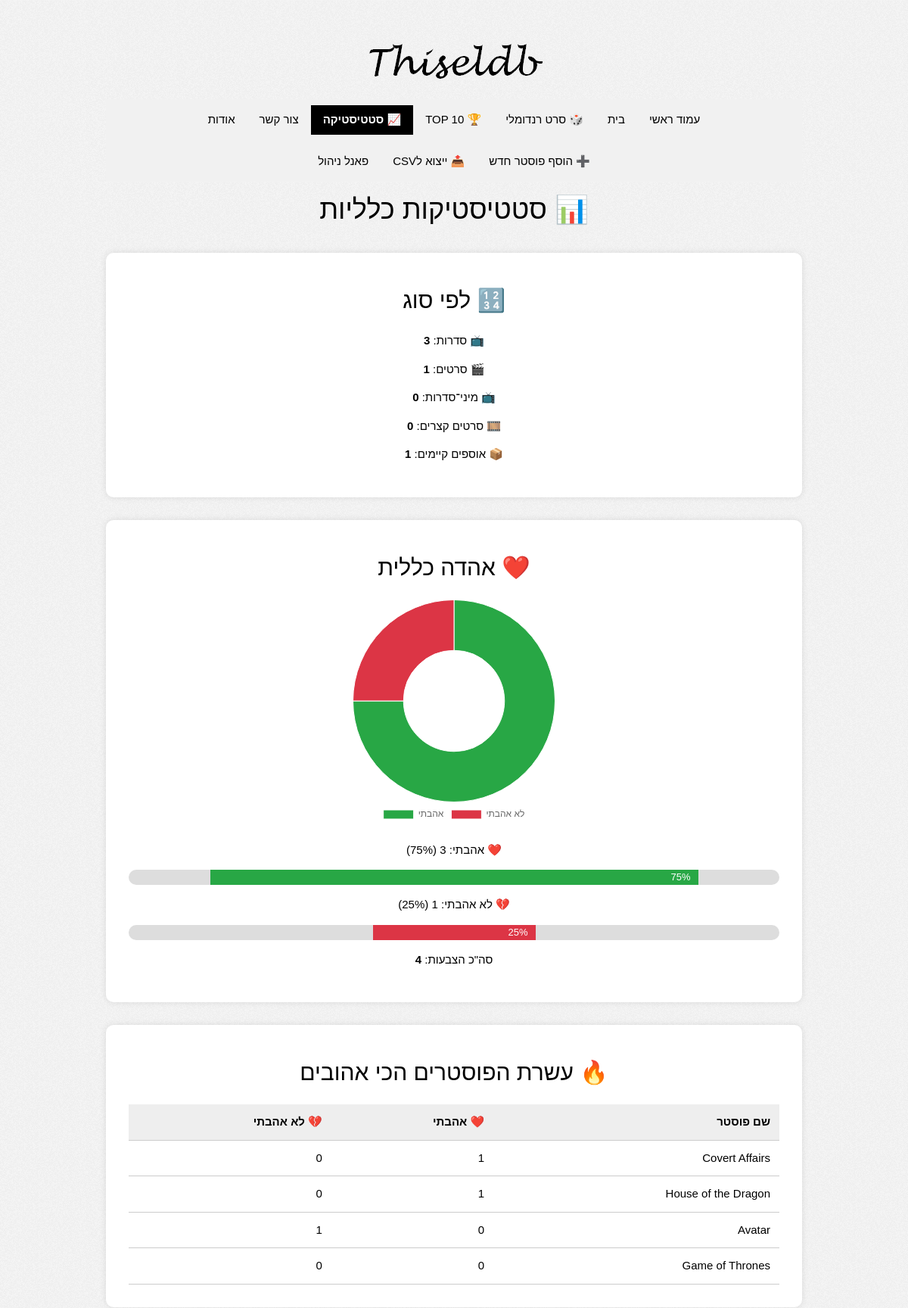
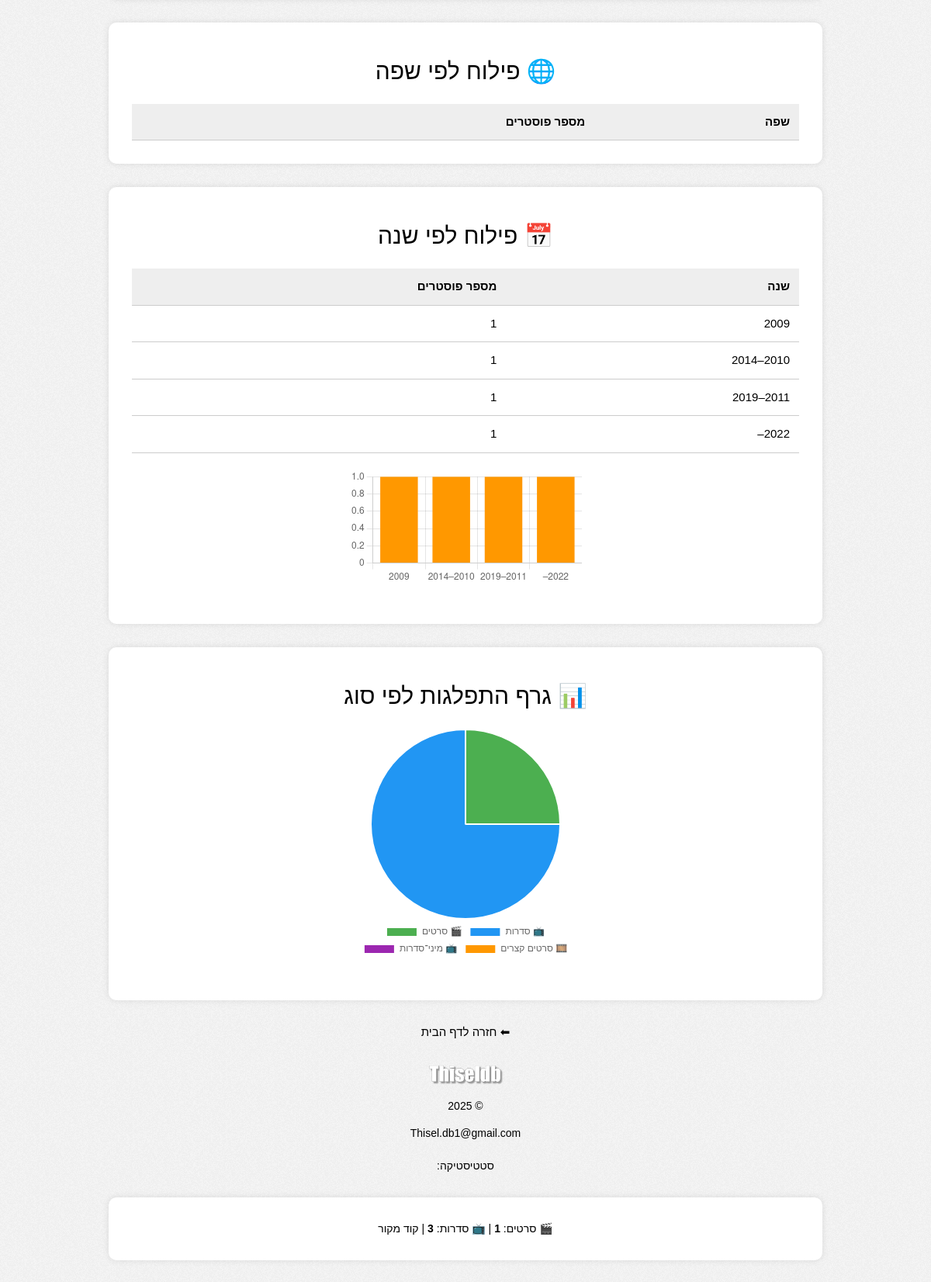
The app's page /stats.php with its own data (2 pictures, top to bottom).
### tables this page shows
CREATE TABLE `posters` (
  `id` int(11) NOT NULL,
  `title_en` varchar(255) DEFAULT NULL,
  `title_he` varchar(255) DEFAULT NULL,
  `year` varchar(20) DEFAULT NULL,
  `imdb_rating` varchar(10) DEFAULT NULL,
  `imdb_link` varchar(255) DEFAULT NULL,
  `image_url` varchar(255) DEFAULT NULL,
  `plot` text DEFAULT NULL,
  `type` enum('movie','series') DEFAULT NULL,
  `lang_code` varchar(10) DEFAULT NULL,
  `is_dubbed` tinyint(1) DEFAULT 0,
  `has_subtitles` tinyint(1) DEFAULT 0,
  `tvdb_id` varchar(100) DEFAULT NULL,
  `youtube_trailer` varchar(255) DEFAULT NULL,
  `genre` varchar(255) DEFAULT NULL,
  `actors` text DEFAULT NULL,
  `metacritic_score` varchar(50) DEFAULT NULL,
  `rt_score` varchar(50) DEFAULT NULL,
  `metacritic_link` varchar(255) DEFAULT NULL,
  `rt_link` varchar(255) DEFAULT NULL,
  `imdb_id` varchar(15) DEFAULT NULL,
  `pending` tinyint(4) DEFAULT 0,
  `collection_name` varchar(255) DEFAULT NULL,
  `created_at` datetime DEFAULT current_timestamp()
);

### stats.php (the view, shortened to what this page needs)
<?php
include 'header.php';
$conn = new mysqli('localhost', 'root', '123456', 'media');
$count_series     = $conn->query("SELECT COUNT(*) AS c FROM posters WHERE type='series'")->fetch_assoc()['c'];
$count_movies     = $conn->query("SELECT COUNT(*) AS c FROM posters WHERE type='movie'")->fetch_assoc()['c'];
$count_miniseries = $conn->query("SELECT COUNT(*) AS c FROM posters WHERE type='miniseries'")->fetch_assoc()['c'];
$count_shorts     = $conn->query("SELECT COUNT(*) AS c FROM posters WHERE type='short'")->fetch_assoc()['c'];
$count_likes    = $conn->query("SELECT COUNT(*) AS c FROM poster_votes WHERE vote_type='like'")->fetch_assoc()['c'];
$count_dislikes = $conn->query("SELECT COUNT(*) AS c FROM poster_votes WHERE vote_type='dislike'")->fetch_assoc()['c'];
$total_votes = $count_likes + $count_dislikes;
$percent_likes = $total_votes ? round(($count_likes / $total_votes) * 100) : 0;
$percent_dislikes = $total_votes ? round(($count_dislikes / $total_votes) * 100) : 0;
$top_posters = $conn->query("
  SELECT p.id, p.title_en,
    SUM(CASE WHEN pv.vote_type = 'like' THEN 1 ELSE 0 END) AS likes,
    SUM(CASE WHEN pv.vote_type = 'dislike' THEN 1 ELSE 0 END) AS dislikes
  FROM posters p
  LEFT JOIN poster_votes pv ON pv.poster_id = p.id
  GROUP BY p.id
  ORDER BY likes DESC
  LIMIT 10
");
$years = $conn->query("SELECT year, COUNT(*) AS total FROM posters WHERE year IS NOT NULL GROUP BY year ORDER BY year ASC");
$year_data = []; while ($row = $years->fetch_assoc()) $year_data[] = $row;
$count_collections = $conn->query("SELECT COUNT(*) AS c FROM collections")->fetch_assoc()['c'];
?>
<!DOCTYPE html>
<html lang="he" dir="rtl">
<head>
</head>
<body>
<h1>📊 סטטיסטיקות כלליות</h1>
<div class="box">
  <h2>🔢 לפי סוג</h2>
  <p>📺 סדרות: <strong><?= $count_series ?></strong></p>
  <p>🎬 סרטים: <strong><?= $count_movies ?></strong></p>
  <p>📺 מיני־סדרות: <strong><?= $count_miniseries ?></strong></p>
  <p>🎞️ סרטים קצרים: <strong><?= $count_shorts ?></strong></p>
  <p>📦 אוספים קיימים: <strong><?= $count_collections ?></strong></p>
</div>
<div class="box">
  <h2>❤️ אהדה כללית</h2>
  <canvas id="voteChart"></canvas>
  <p>❤️ אהבתי: <?= $count_likes ?> (<?= $percent_likes ?>%)</p>
  <div class="bar"><div class="bar-inner like-bar"><?= $percent_likes ?>%</div></div>
  <p>💔 לא אהבתי: <?= $count_dislikes ?> (<?= $percent_dislikes ?>%)</p>
  <div class="bar"><div class="bar-inner dislike-bar"><?= $percent_dislikes ?>%</div></div>
  <p>סה"כ הצבעות: <strong><?= $total_votes ?></strong></p>
</div>
<div class="box">
  <h2>🔥 עשרת הפוסטרים הכי אהובים</h2>
  <table>
    <tr><th>שם פוסטר</th><th>❤️ אהבתי</th><th>💔 לא אהבתי</th></tr>
    <?php while ($row = $top_posters->fetch_assoc()): ?>
      <tr>
        <td><a href="poster.php?id=<?= $row['id'] ?>"><?= htmlspecialchars($row['title_en']) ?></a></td>
        <td><?= $row['likes'] ?></td>
        <td><?= $row['dislikes'] ?></td>
      </tr>
    <?php endwhile; ?>
  </table>
</div>
<div class="box">
  <h2>🌐 פילוח לפי שפה</h2>
  <table>
    <tr><th>שפה</th><th>מספר פוסטרים</th></tr>
  </table>
</div>
<div class="box">
  <h2>📅 פילוח לפי שנה</h2>
  <table>
    <tr><th>שנה</th><th>מספר פוסטרים</th></tr>
    <?php foreach ($year_data as $row): ?>
      <tr>
        <td><?= $row['year'] ?></td>
        <td><?= $row['total'] ?></td>
      </tr>
    <?php endforeach; ?>
  </table>
  <canvas id="yearChart"></canvas>
</div>
<div class="box">
  <h2>📊 גרף התפלגות לפי סוג</h2>
  <canvas id="typeChart"></canvas>
</div>
<p><a href="index.php">⬅ חזרה לדף הבית</a></p>
<script>
  // גרף אהדה
  new Chart(document.getElementById('voteChart').getContext('2d'), {
    type: 'doughnut',
    data: {
      labels: ['אהבתי', 'לא אהבתי'],
      datasets: [{
        data: [<?= $count_likes ?>, <?= $count_dislikes ?>],
        backgroundColor: ['#28a745', '#dc3545'],
        borderWidth: 1
      }]
    },
    options: {
      plugins: { legend: { position: 'bottom' } }
    }
  });
  // גרף לפי שנה
  const yearLabels = <?= json_encode(array_column($year_data, 'year')) ?>;
  const yearCounts = <?= json_encode(array_column($year_data, 'total')) ?>;
  new Chart(document.getElementById('yearChart').getContext('2d'), {
    type: 'bar',
    data: {
      labels: yearLabels,
      datasets: [{
        label: 'פוסטרים לפי שנה',
        data: yearCounts,
        backgroundColor: '#FF9800'
      }]
    },
    options: {
      scales: { y: { beginAtZero: true } },
      plugins: { legend: { display: false } }
    }
  });
  // גרף לפי סוג
  new Chart(document.getElementById('typeChart').getContext('2d'), {
    type: 'pie',
    data: {
      labels: ['🎬 סרטים', '📺 סדרות', '📺 מיני־סדרות', '🎞️ סרטים קצרים'],
      datasets: [{
        data: [<?= $count_movies ?>, <?= $count_series ?>, <?= $count_miniseries ?>, <?= $count_shorts ?>],
        backgroundColor: ['#4CAF50', '#2196F3', '#9C27B0', '#FF9800']
      }]
    },
    options: {
      plugins: { legend: { position: 'bottom' } }
    }
  });
</script>
<?php include 'footer.php'; ?>
</body>
</html>

### style.css (style rules this page uses)
* { font-family: Arial !important; }
a { color: #2d89ef !important;text-decoration: none !important }
body { background-image: url("images/pattern.png") !important; font-family: Arial, sans-serif; }
a { color:black !important; }
.rtl { direction: rtl !important; }

### w3.css (style rules this page uses)
html { box-sizing:border-box }
*,*:before,*:after { box-sizing:inherit }
html { -ms-text-size-adjust:100%;-webkit-text-size-adjust:100% }
body { margin:0 }
audio,canvas,progress,video { display:inline-block }
a { background-color:transparent }
b,strong { font-weight:bolder }
html,body { font-family:Verdana,sans-serif;font-size:15px;line-height:1.5 }
html { overflow-x:hidden }
h1 { font-size:36px }
h2 { font-size:30px }
h1,h2,h3,h4,h5,h6 { font-family:"Segoe UI",Arial,sans-serif;font-weight:400;margin:10px 0 }
a { color:inherit }

### records on screen
posters: title_en "Covert Affairs", likes "1", dislikes "0"
posters: title_en "House of the Dragon", likes "1", dislikes "0"
posters: title_en "Avatar", likes "0", dislikes "1"
posters: title_en "Game of Thrones", likes "0", dislikes "0"

### other values on screen
$label "עמוד ראשי"
$label "בית"
$label "🎲 סרט רנדומלי"
$label "🏆 TOP 10"
$label "📈 סטטיסטיקה"
$label "צור קשר"
$label "אודות"
$label "➕ הוסף פוסטר חדש"
$label "📤 ייצוא לCSV"
$label "פאנל ניהול"
$count_series "3"
$count_movies "1"
$count_miniseries "0"
$count_shorts "0"
$count_collections "1"
